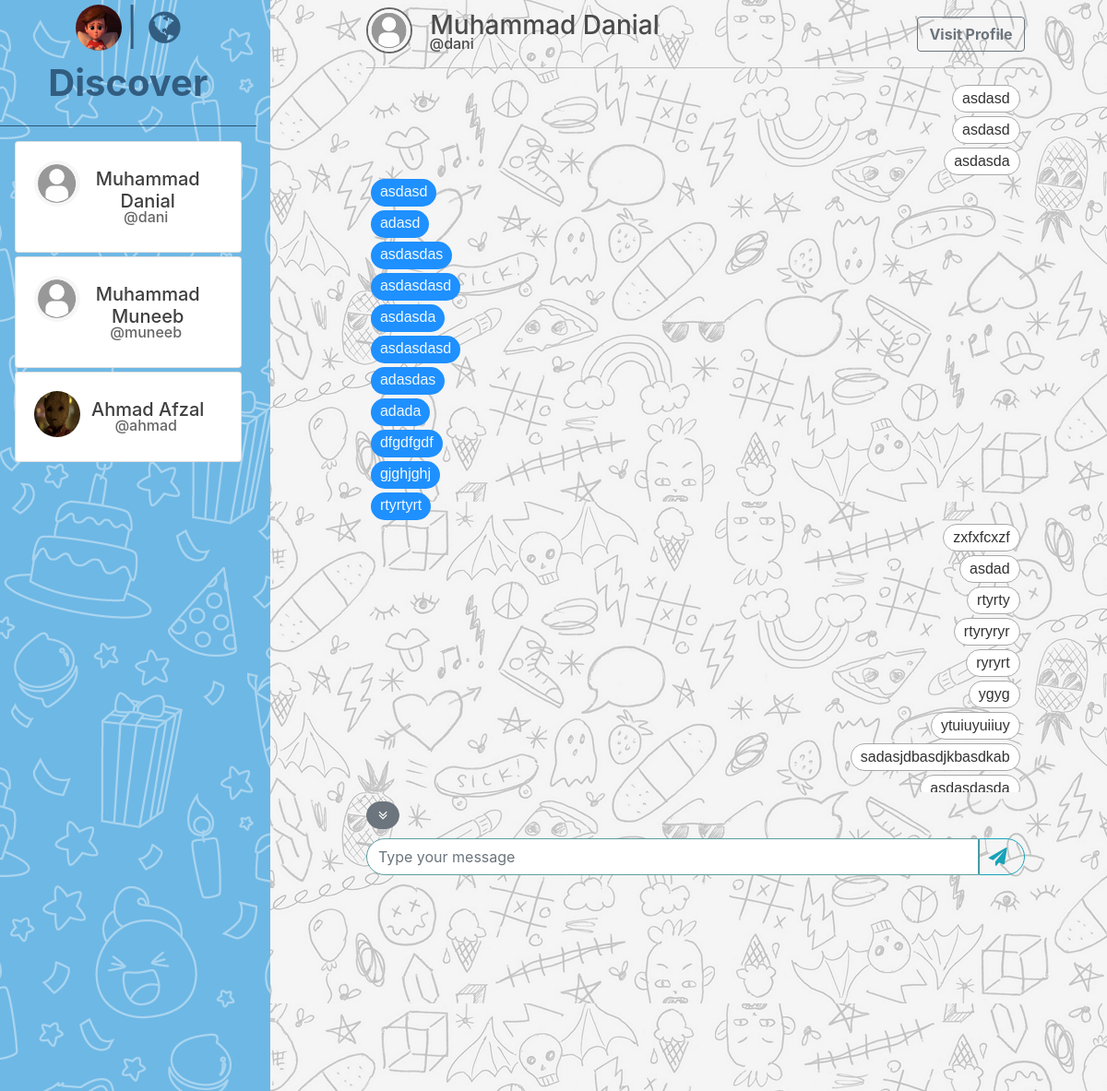
The page /Message.php?Sender=1&Receiver=2 (signed in) on the database its author committed.
### tables this page shows
CREATE TABLE `users` (
  `user_id` int(11) NOT NULL,
  `username` varchar(50) NOT NULL,
  `password` varchar(50) NOT NULL,
  `name` varchar(50) NOT NULL,
  `email` varchar(50) NOT NULL,
  `phone` varchar(30) NOT NULL,
  `about` varchar(250) NOT NULL,
  `cover` varchar(255) NOT NULL DEFAULT 'img.png',
  `profile` varchar(255) NOT NULL DEFAULT 'user.png'
);

CREATE TABLE `inbox` (
  `m_id` int(11) NOT NULL,
  `message` varchar(500) NOT NULL,
  `status` int(11) NOT NULL,
  `user_id` int(11) NOT NULL,
  `receiver_id` int(11) NOT NULL,
  `Created_at` timestamp NOT NULL DEFAULT current_timestamp()
);

### dbconn.php (called while the page is built, shortened)
<?php
class dbconn
{
    private $dbcon;
    function __construct()
    {
        $this->dbcon = new PDO("mysql: host=localhost;dbname=poddcast", "root", "");
    }
    public function getUser($id){
        try{
            $st = $this->dbcon->prepare("SELECT * FROM `users` WHERE `user_id` = ?");
            $st->execute($id);
            return $st->fetch();
        }
        catch (Exception $ex){
            echo $ex;
        }
    }
    public function getAllUser(){
        try{
            $st = $this->dbcon->prepare("SELECT * FROM `users`");
            $st->execute();
            return $st->fetchAll();
        }
        catch (Exception $ex){
            echo $ex;
        }
    }
    public function getProfile($user_id){
        try{
            $st = $this->dbcon->prepare("SELECT profile FROM `users` where user_id = ?");
            $st->execute($user_id);
            return $st->fetch()[0];
        }
        catch (Exception $ex){
            echo $ex;
        }
    }
    public function get_messages($userid,$rcvrid)
    {
        try {
            $st = $this->dbcon->prepare("select * from inbox Where (user_id=$userid AND receiver_id=$rcvrid) OR (user_id=$rcvrid AND receiver_id=$userid) ORDER BY Created_at ASC ;");
            $st->execute(array($userid,$rcvrid));
            if ($st->rowCount() > 0) {
                $row = $st->fetchAll();
                return $row;
            }
            else {
                return false;
            }
        } catch (Exception $ex) {
            echo $ex;
        }
    }
}
?>

### Message.php (the view, shortened to what this page needs)
<?php
    require_once('dbconn.php');
    $db = new dbconn();
    $usrid = $_SESSION['UserID'];
    $rcvrid = $_GET['Receiver'];
    $messages = $db->get_messages($usrid,$rcvrid);
    $rcvr_details = $db->getUser(array($rcvrid));
    $rcvr_profile = $rcvr_details[8];
    $users = $db->getAllUser();
?>
<html>
<head>
    <link rel="stylesheet" href="https://maxcdn.bootstrapcdn.com/bootstrap/4.5.0/css/bootstrap.min.css">
    <link rel="stylesheet" href="https://cdnjs.cloudflare.com/ajax/libs/font-awesome/4.7.0/css/font-awesome.min.css">
</head>
<body>
    <div class="row" style="height: 100%;">
        <div class="hidden-xs col-md-3 text-center" style="overflow-y: scroll; height: 100%; max-height: 100%; background-image: url('images/bg-people.png');">
            <div>
                <a href="Profile.php?id=<?php echo $usrid; ?>">
                    <img src='uploads/<?php echo $db->getProfile(array($usrid))?>' width='50px' height='50px' style='border-radius: 100px; margin-top: -20px'>
                </a>
                <span style="color: #325d80; font-size: 40px;"> | </span>
                <span style="color: #325d80; font-size: 40px; font-weight: bold">
                    <i class='fa fa-globe' aria-hidden='true'></i> Discover
                </span>
                <hr color="#325d80">
            </div>
            <?php
            foreach ($users as $user) {
                $name = $user[3];
                $username = $user[1];
                $userID = $user[0];
                $profile = $user[8];
                if( $usrid!=$userID) {
                    echo "
                        <div class='card mb-1 mx-3'>
                            <div class='card-body'>
                                <div class='row'>
                                    <div class='col-2'>
                                        <img src='uploads/$profile' width='50px' height='50px' style='border-radius: 100px'>
                                    </div>
                                    <div class='col-10'>
                                        <h5 class='mt-2 ml-1'><a href='Message.php?Sender=$usrid&Receiver=$userID' style='color: #3f3f3f'>
                                        $name</a></h5>
                                        <h6 style='margin-top: -12px; color: #666666;'>@$username</h6>
                                    </div>
                                </div>
                            </div>
                        </div>";
                }
            }
            ?>
        </div>
        <div class="col-md-9" style="background-image: url('images/bg-msgs.jpg');">
            <div class="col-10 mx-auto">
                <div class="mainnav mt-2" style="color: #666666;">
                <img src="uploads/<?php echo $rcvr_profile;?>" width="50" height="50" class="rounded-circle"
                            style="overflow: hidden; border: #666666 2px solid">
                    <h3 style="display: inline-block; color: #4b4b4b"> &nbsp; <?php echo $rcvr_details['name'];?></h3>
                    <a class="btn btn-outline-secondary rounded" href="Profile.php?id=<?php echo $rcvrid;?>" style="float: right; margin-top: 10px">
                        <strong>Visit Profile</strong>
                    </a>
                    <h6 style="margin-top: -20px; margin-left: 60px; color: #4b4b4b"> &nbsp; @<?php echo $rcvr_details['username'];?></h6>
                    <hr color="lightgrey">
                </div>
                <div style="overflow-y: scroll; height: 65vh; max-height: 65vh; border-radius: 5px; scroll-behavior: smooth">
                    <?php
                    if($messages==false){
                        echo "<p style='text-align: center; color: #838383; font:35px Monotype Corsiva; margin-top:35px'>
                                    <strong>No Messages</strong></p>";
                    }
                    else{
                        foreach($messages as $message){
                            if($message[2]==$rcvrid){
                                echo"<span class='message' style='float:left;background-color:dodgerblue; color: aliceblue'>$message[1]</span><br>";
                            }
                            elseif ($message[2]==$usrid){
                                echo"<span class='message' style='float:right;background-color:white; border: solid darkgrey 1px; color: #333'>$message[1]</span><br>";
                            }
                            else
                                echo "<p style='align-items: center ;color: black; font:18px italic Calibri Light;'>No Messages</p>";
                        }
                    }
                    ?>
                </div>
                    <div style="margin-top: 10px">
                        <a href="#bottom" class="btn btn-secondary" style="border-radius: 25px">
                            <i class="fa fa-angle-double-down" aria-hidden="true"></i>
                        </a>
                        <form action="Addmessage.php" method="get">
                            <div class="typing form-inline " style="margin-top: 10px ;">
                                <input type="text"  class="form-control" placeholder="Type your message" name="message" style="border-radius: 25px 0px 0px 25px; width: 93%; height: 40px; border: 1px solid cadetblue;">
                                <button type="submit" class="btn btn-lg btn-outline-info" style="border-radius: 0px 25px 25px 0px; height: 40px; width: 7%">
                                    <i class="fa fa-paper-plane" aria-hidden="true" style="margin-left: -8px"></i>
                                </button>
                            </div>
                        </form>
                    </div>
                </div>
            </div>
    </div>
</body>
</html>

### Message.php (style rules this page uses)
.message { border-radius:15px; height: 30px; margin: 2px 5px; clear: both; padding: 5px 10px; font: 16px sans-serif; }

### rows shown on the page
users: profile (picture)
users: profile (placeholder picture), name "Muhammad Danial", username "dani"
users: profile (placeholder picture), name "Muhammad Muneeb", username "muneeb"
users: profile (picture), name "Ahmad Afzal", username "ahmad"
inbox: message "asdasd"
inbox: message "asdasd"
inbox: message "asdasda"
inbox: message "asdasd"
inbox: message "adasd"
inbox: message "asdasdas"
inbox: message "asdasdasd"
inbox: message "asdasda"
inbox: message "asdasdasd"
inbox: message "adasdas"
inbox: message "adada"
inbox: message "dfgdfgdf"
inbox: message "gjghjghj"
inbox: message "rtyrtyrt"
inbox: message "zxfxfcxzf"
inbox: message "asdad"
inbox: message "rtyrty"
inbox: message "rtyryryr"
inbox: message "ryryrt"
inbox: message "ygyg"
inbox: message "ytuiuyuiiuy"
inbox: message "sadasjdbasdjkbasdkab"
inbox: message "asdasdasda"
